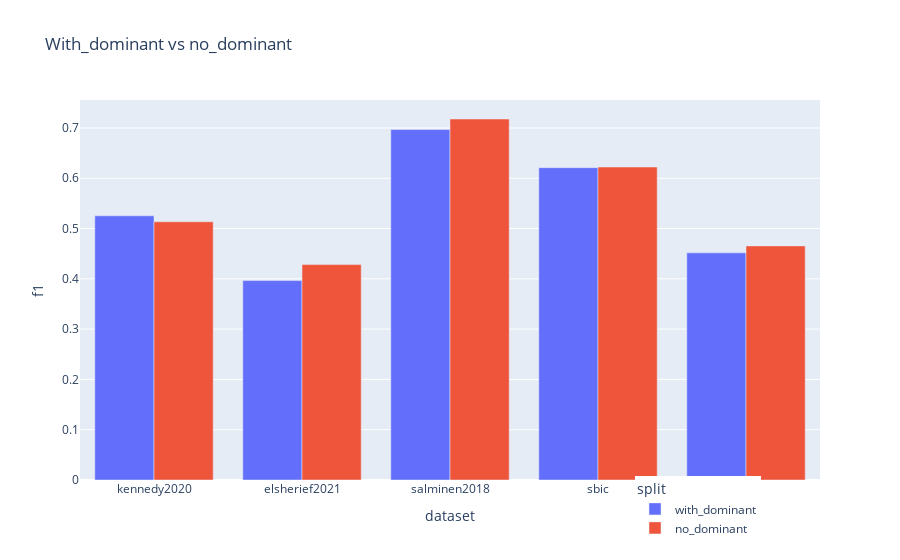
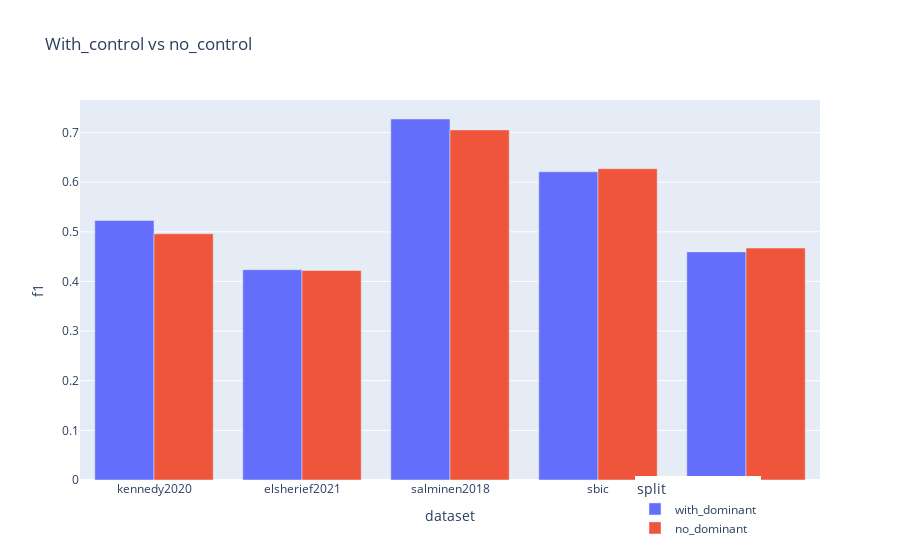

Notebook cell for these charts, in order:
### Markdown cell above
# Visualize scores

### Code cell
import plotly.express as px

titles = {'hegsplits': 'With_dominant vs no_dominant',
          'controlsplits': 'With_control vs no_control'}
for splits in ['hegsplits', 'controlsplits']:
    f1s = pd.DataFrame(f1_scores[splits]).replace('with_special', 'with_dominant').replace('no_special', 'no_dominant')
    f1s

    fig = px.bar(f1s, x='dataset', y='f1', color='split', barmode='group', title=titles[splits])
    fig.update_layout(legend=dict(
        yanchor='top',
        y=0.01,
        xanchor='left',
        x=0.75
    ))
    fig.show()

### Figure 1 — Plotly figure (JSON) as saved in the notebook; plotly's stock layout.template omitted (floating-point values rounded to 4 significant figures)
{"data": [{"alignmentgroup": "True", "hovertemplate": "split=with_dominant<br>dataset=%{x}<br>f1=%{y}<extra></extra>", "legendgroup": "with_dominant", "marker": {"color": "#636efa", "pattern": {"shape": ""}}, "name": "with_dominant", "offsetgroup": "with_dominant", "orientation": "v", "showlegend": true, "textposition": "auto", "type": "bar", "x": ["kennedy2020", "elsherief2021", "salminen2018", "sbic", "cad"], "xaxis": "x", "y": [0.5253, 0.3965, 0.6969, 0.6211, 0.4517], "yaxis": "y"}, {"alignmentgroup": "True", "hovertemplate": "split=no_dominant<br>dataset=%{x}<br>f1=%{y}<extra></extra>", "legendgroup": "no_dominant", "marker": {"color": "#EF553B", "pattern": {"shape": ""}}, "name": "no_dominant", "offsetgroup": "no_dominant", "orientation": "v", "showlegend": true, "textposition": "auto", "type": "bar", "x": ["kennedy2020", "elsherief2021", "salminen2018", "sbic", "cad"], "xaxis": "x", "y": [0.5136, 0.4283, 0.7179, 0.6223, 0.4655], "yaxis": "y"}], "layout": {"autosize": true, "barmode": "group", "legend": {"title": {"text": "split"}, "tracegroupgap": 0, "x": 0.75, "xanchor": "left", "y": 0.01, "yanchor": "top"}, "title": {"text": "With_dominant vs no_dominant"}, "xaxis": {"anchor": "y", "autorange": true, "domain": [0, 1], "range": [-0.5, 4.5], "title": {"text": "dataset"}, "type": "category"}, "yaxis": {"anchor": "x", "autorange": true, "domain": [0, 1], "range": [0, 0.7556], "title": {"text": "f1"}, "type": "linear"}}}

### Figure 2 — Plotly figure (JSON) as saved in the notebook; plotly's stock layout.template omitted (floating-point values rounded to 4 significant figures)
{"data": [{"alignmentgroup": "True", "hovertemplate": "split=with_dominant<br>dataset=%{x}<br>f1=%{y}<extra></extra>", "legendgroup": "with_dominant", "marker": {"color": "#636efa", "pattern": {"shape": ""}}, "name": "with_dominant", "offsetgroup": "with_dominant", "orientation": "v", "showlegend": true, "textposition": "auto", "type": "bar", "x": ["kennedy2020", "elsherief2021", "salminen2018", "sbic", "cad"], "xaxis": "x", "y": [0.523, 0.4237, 0.7273, 0.621, 0.4596], "yaxis": "y"}, {"alignmentgroup": "True", "hovertemplate": "split=no_dominant<br>dataset=%{x}<br>f1=%{y}<extra></extra>", "legendgroup": "no_dominant", "marker": {"color": "#EF553B", "pattern": {"shape": ""}}, "name": "no_dominant", "offsetgroup": "no_dominant", "orientation": "v", "showlegend": true, "textposition": "auto", "type": "bar", "x": ["kennedy2020", "elsherief2021", "salminen2018", "sbic", "cad"], "xaxis": "x", "y": [0.4961, 0.4222, 0.7054, 0.6272, 0.4673], "yaxis": "y"}], "layout": {"autosize": true, "barmode": "group", "legend": {"title": {"text": "split"}, "tracegroupgap": 0, "x": 0.75, "xanchor": "left", "y": 0.01, "yanchor": "top"}, "title": {"text": "With_control vs no_control"}, "xaxis": {"anchor": "y", "autorange": true, "domain": [0, 1], "range": [-0.5, 4.5], "title": {"text": "dataset"}, "type": "category"}, "yaxis": {"anchor": "x", "autorange": true, "domain": [0, 1], "range": [0, 0.7656], "title": {"text": "f1"}, "type": "linear"}}}
